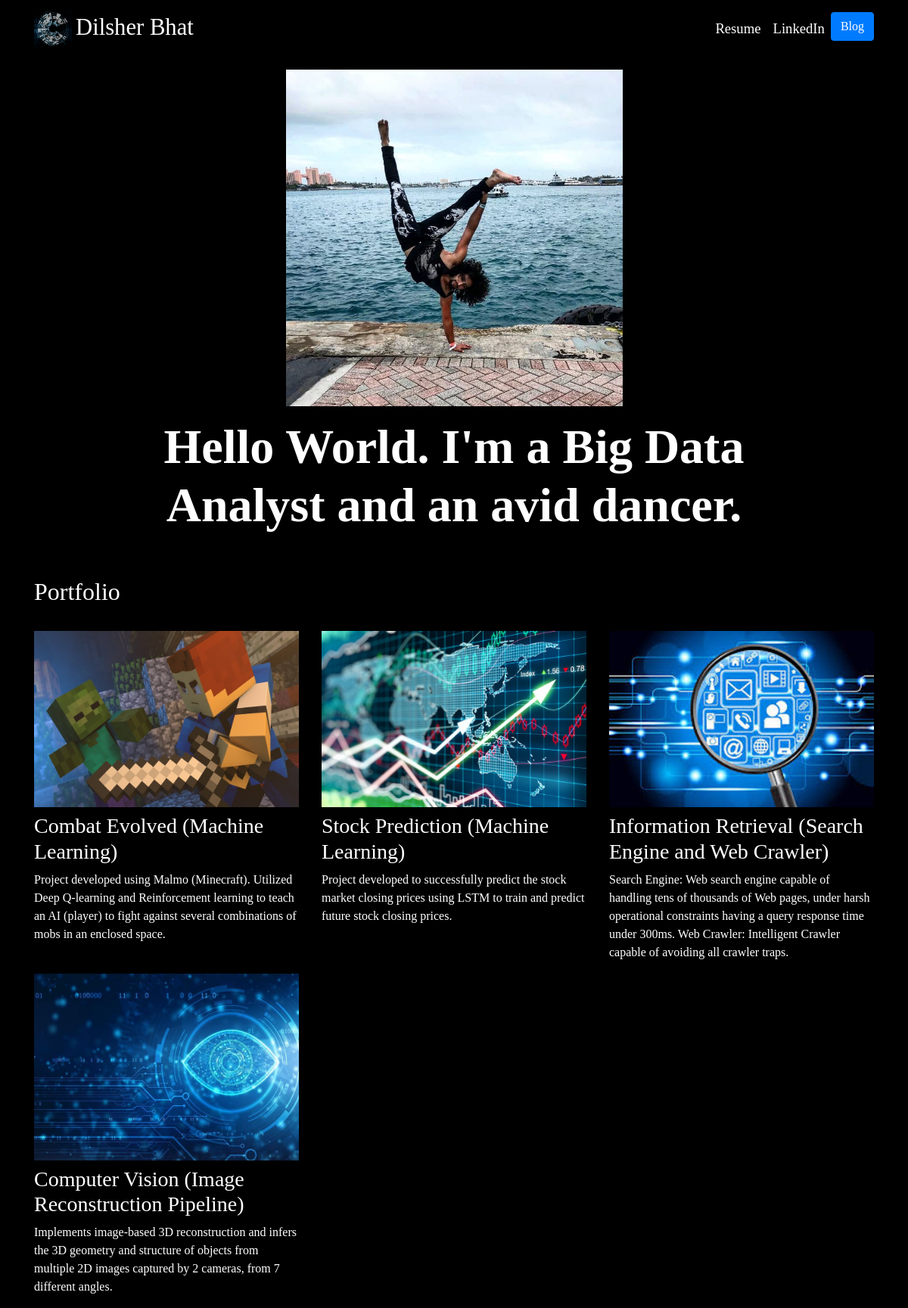
The page / on the database its author committed.
### portfolio_/models.py (models this page shows)
class Project(models.Model):
     title = models.CharField(max_length = 100)
     descp = models.CharField(max_length = 250)
     image = models.ImageField(upload_to = 'images/')
     url = models.URLField(blank = True)

### portfolio_/views.py (the view)
# urls.py: 2. Add a URL to urlpatterns:  path('', views.home, name='home')
def home(request):
    projects = Project.objects.all()
    return render(request, 'portfolio_/home.html', {'projects':projects})

### portfolio_/templates/portfolio_/home.html
{% extends "portfolio_/base.html" %}
{% load static %}
{% block content %}
<div class="row justify-content-center my-3">
  <div class="col-5">
    <img src="{% static 'portfolio_/Bahamas.jpeg' %}" class="img-fluid">
  </div>
</div>
<div class="row justify-content-center mb-3">
  <div class="col-md-9 text-center">
    <h1 id="hometext" class="font-weight-bold">Hello World. I'm a Big Data Analyst and an avid dancer.</h1>
  </div>
</div>
<h2 class="mt-5">Portfolio</h2>
<hr>
<div class="row">
  {% for project in projects %}
  <div class="col-lg-4 col-md-6">
    {% if project.url %}
    <a href="{{ project.url }}">
      <img src="{{ project.image.url }}" class="img-fluid mb-2">
    </a>
    {% else %}
    <img src="{{ project.image.url }}" class="img-fluid mb-2">
    {% endif %}
    <h3>{{ project.title }}</h3>
    <p>{{ project.descp }}</p>
  </div>
  {% endfor %}
</div>
{% endblock %}

### portfolio_/templates/portfolio_/base.html (shortened to what this page needs)
<!doctype html>
{% load static %}
<html lang="en">
<head>
  <link rel="stylesheet" href="https://stackpath.bootstrapcdn.com/bootstrap/4.4.1/css/bootstrap.min.css">
  <link rel="stylesheet" href="{% static "portfolio_/custom.css" %}">
</head>
<body>
  <nav id="topNav" class="navbar navbar-expand-md navbar-light">
    <div class="container">
      <a class="navbar-brand" href="{% url 'home' %}">
        <img src="{% static "portfolio_/Logo2.png" %}" width="50" height="50" class="d-inline-block align-top" alt="My Logo">
        <span>Dilsher Bhat</span>
      </a>
      <div class="collapse navbar-collapse text-center" id="navbarNav">
        <ul class="navbar-nav ml-auto">
          <li class="nav-item">
            <a class="nav-link" href="{% static "portfolio_/GresumeH.pdf" %}">Resume</a>
          </li>
          <li class="nav-item">
            <a class="nav-link" href="https://www.linkedin.com/in/dilsher/" target="_blank">LinkedIn</a>
          </li>
          <li>
            <a role="button" href="{% url 'blog:all_blogs' %}" class="btn btn-primary">Blog</a>
          </li>
        </ul>
      </div>
    </div>
  </nav>
  <div class="container">
    {% block content %}{% endblock %}
  </div>
</body>
</html>

### portfolio_/static/portfolio_/custom.css (style rules this page uses)
.navbar-nav .nav-link { color: rgba(255,255,255, 1) !important; }
body { background-color: black; font-family: 'Vesper Libre', serif; color: white; }
a { font-size: 14pt; color: white }
span { font-size: 23pt; color: white }
@media (min-width: 992px) { #hometext { font-size: 4rem; } }

### rows shown on the page
Project: image (picture), title "Combat Evolved (Machine Learning)", descp "Project developed using Malmo (Minecraft). Utilized Deep Q-learning and Reinforcement learning to teach an AI (player) to fight against several combinations of mobs in an enclosed space."
Project: image (picture), title "Stock Prediction (Machine Learning)", descp "Project developed to successfully predict the stock market closing prices using LSTM to train and predict future stock closing prices."
Project: image (picture), title "Information Retrieval (Search Engine and Web Crawler)", descp "Search Engine: Web search engine capable of handling tens of thousands of Web pages, under harsh operational constraints having a query response time under 300ms. Web Crawler: Intelligent Crawler capable of avoiding all crawler traps."
Project: image (picture), title "Computer Vision (Image Reconstruction Pipeline)", descp "Implements image-based 3D reconstruction and infers the 3D geometry and structure of objects from multiple 2D images captured by 2 cameras, from 7 different angles."
